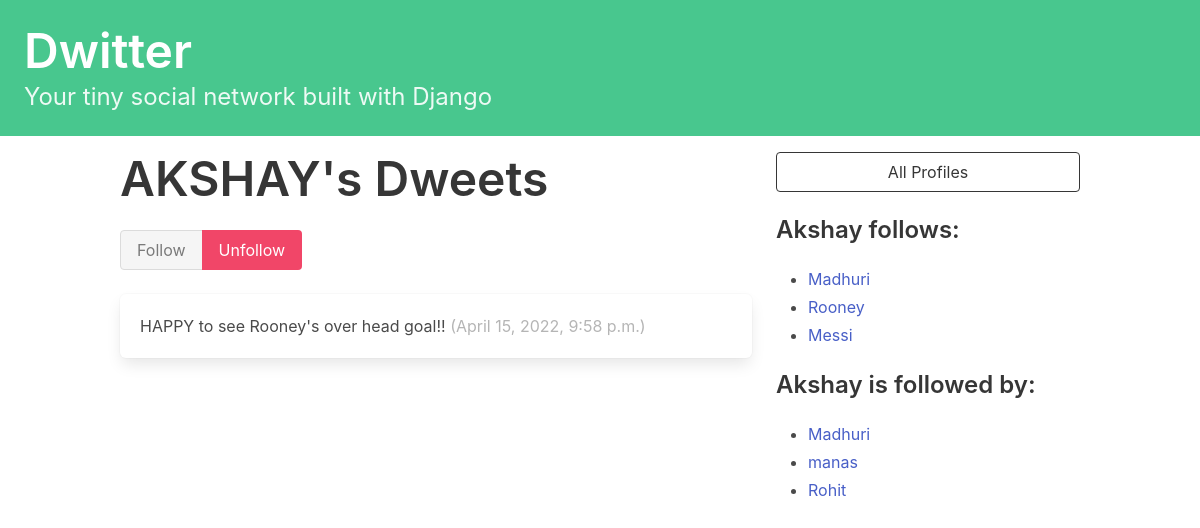
The app's page /profile/2 (signed in) with its own data.
### dwitter/models.py (models this page shows, shortened)
class Profile(models.Model):
    user = models.OneToOneField(User, on_delete=models.CASCADE)
    follows = models.ManyToManyField(
        "self",
        related_name="followed_by",
        symmetrical=False,
        blank=True
    )
    def __str__(self):
        return self.user.username

class Dweet(models.Model):
    user = models.ForeignKey(User,
                             related_name="dweets",
                             on_delete=models.DO_NOTHING)
    body = models.CharField(max_length=140)
    created_at = models.DateTimeField(auto_now_add=True)

### dwitter/views.py (the view, shortened to what this page needs)
# urls.py: path("profile/<int:pk>", profile, name="profile"),
def profile(request, pk):
    if not hasattr(request.user, 'profile'):
        missing_profile = Profile(user=request.user)
        missing_profile.save()
    profile = Profile.objects.get(pk=pk)
    return render(request, "dwitter/profile.html", {"profile": profile})

### dwitter/templates/dwitter/profile.html (shortened to what this page needs)
{% extends 'base.html' %}
{% block content %}
<div class="column">
    <div class="block">
    <h1 class="title is-1">
        {{profile.user.username|upper}}'s Dweets
    </h1>
    <form method="post">
        <div class="buttons has-addons">
        {% if profile in user.profile.follows.all %}
            <button class="button is-success is-static">
                Follow
            </button>
            <button class="button is-danger"
                    name="follow"
                    value="unfollow">
                Unfollow
            </button>
        {% endif %}
        </div>
    </form>
    </div>
    <div class="content">
        {% for dweet in profile.user.dweets.all %}
            <div class="box">
                {{ dweet.body }}
                <span class="is-small has-text-grey-light">
                    ({{ dweet.created_at }})
                </span>
            </div>
        {% endfor %}
    </div>
</div>
<div class="column is-one-third">
    <div class="block">
        <a href="{% url 'dwitter:profile_list' %}">
            <button class="button is-dark is-outlined is-fullwidth">
                All Profiles
            </button>
        </a>
    </div>
    <div class="block">
        <h3 class="title is-4">
            {{profile.user.username}} follows:
        </h3>
        <div class="content">
            <ul>
            {% for following in profile.follows.all %}
                <li>
                    <a href="{% url 'dwitter:profile' following.id %} ">
                        {{ following }}
                    </a>
                </li>
            {% endfor %}
            </ul>
        </div>
    </div>
    <div class="block">
        <h3 class="title is-4">
            {{profile.user.username}} is followed by:
        </h3>
        <div class="content">
            <ul>
            {% for follower in profile.followed_by.all %}
                <li>
                    <a href="{% url 'dwitter:profile' follower.id %} ">
                        {{ follower }}
                    </a>
                </li>
            {% endfor %}
            </ul>
        </div>
    </div>
</div>
{% endblock content %}

### records on screen
Profile: user.username "AKSHAY", user.username "Akshay"
Dweet: body "HAPPY to see Rooney's over head goal!!", created_at "April 15, 2022, 9:58 p.m."
Profile: user.username "Madhuri"
Profile: user.username "Rooney"
Profile: user.username "Messi"
Profile: user.username "manas"
Profile: user.username "Rohit"
